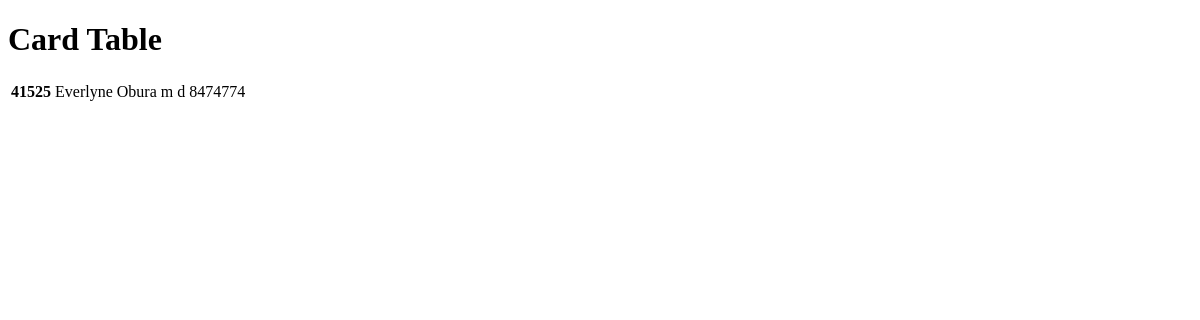
/cards/, run on an earlier commit of the app's database.
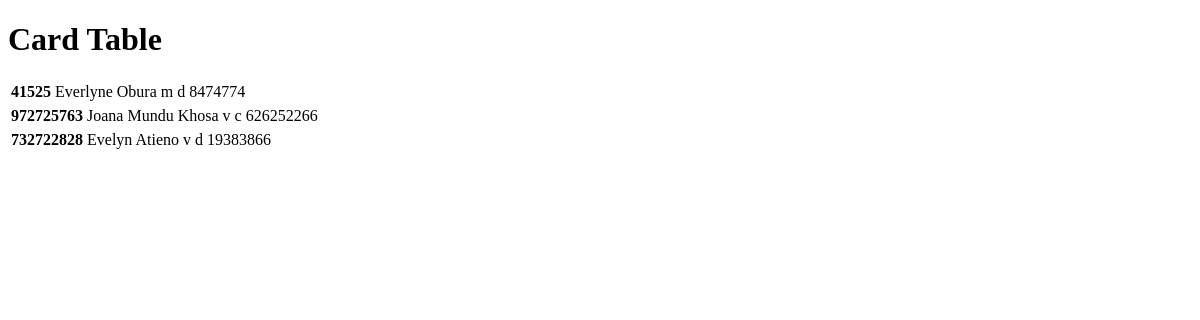
And on a later commit of the database.
### wallet/models.py (models this page shows)
class Card(models.Model):
    date_Issued=models.DateTimeField(default=timezone.now)
    card_name=models.CharField(max_length=20,null=True)
    card_number=models.IntegerField()
    ISSUER_CHOICES=(
         ('m', 'Mastercard'),
    ('v', 'Visacard'),
    )
    card_type=models.CharField(max_length=10, choices=ISSUER_CHOICES,null=True)
    expiry_date=models.DateTimeField(default=timezone.now)
    STATUS_CHOICES = (
        ('d', 'Debit'),
        ('c', 'Credit')
        )
    card_status= models.CharField(max_length=1, choices=STATUS_CHOICES,null=True)
    cvv_security=models.IntegerField()
    wallet=models.ForeignKey(Wallet, on_delete=models.CASCADE, related_name ='Card_wallet')
    account=models.ForeignKey(Account, on_delete=models.CASCADE, related_name ='Card_account')

### wallet/views.py (the view)
# urls.py: path("cards/", listCard, name = "card_list"),
def listCard (request):
    cards = Card.objects.all()
    return render(request, 'wallet/listCard.html', {'cards': cards})

### wallet/templates/wallet/listCard.html (shortened to what this page needs)
<!DOCTYPE html>
<html lang="en">
<head>
</head>
<body>
   <h1>Card Table</h1>
   {% for card in cards %}
    <table>
        <th>{{card.card_number}}</th>
        <td>{{card.card_name}}</td>
        <td>{{card.card_type}}</td>
        <td>{{card.card_status}}</td>
        <td>{{card.cvv_security}}</td>
        {% endfor %}
    </table>
</body>
</html>

What changed in the data, as far as the page shows it:
added Card: card_number "972725763", card_name "Joana Mundu Khosa", card_type "v", card_status "c", cvv_security "626252266"
added Card: card_number "732722828", card_name "Evelyn Atieno", card_type "v", card_status "d", cvv_security "19383866"
